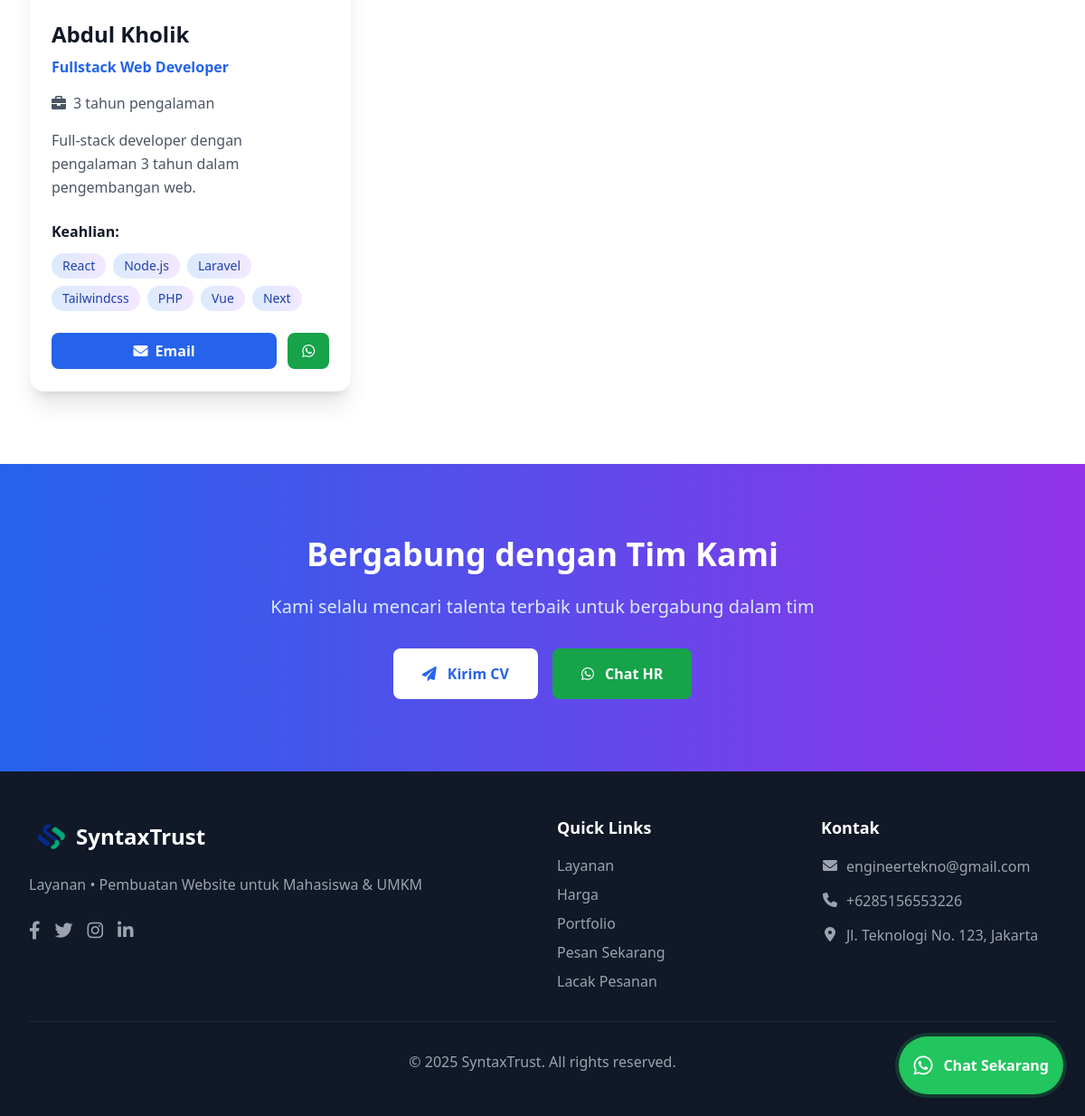
Page /public/team.php (lower part) on the earlier database version.
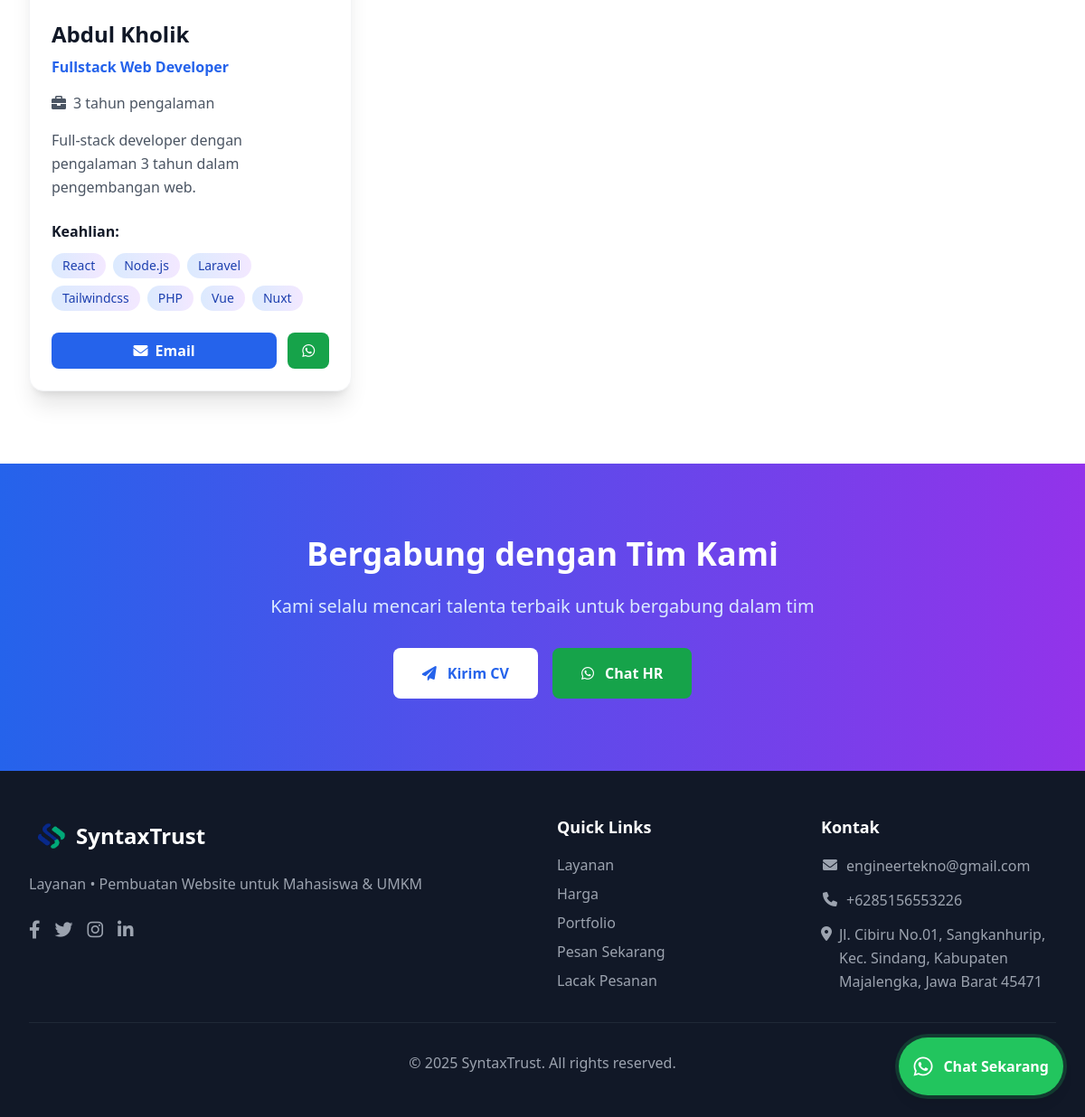
Same page on the later database version.
### tables this page shows
CREATE TABLE `team` (
  `id` int(11) NOT NULL,
  `name` varchar(100) NOT NULL,
  `position` varchar(100) NOT NULL,
  `bio` text DEFAULT NULL,
  `email` varchar(100) DEFAULT NULL,
  `phone` varchar(20) DEFAULT NULL,
  `profile_image` varchar(255) DEFAULT NULL,
  `social_links` longtext DEFAULT NULL CHECK (json_valid(`social_links`)),
  `skills` longtext DEFAULT NULL CHECK (json_valid(`skills`)),
  `experience_years` int(11) DEFAULT NULL,
  `is_active` tinyint(1) DEFAULT 1,
  `sort_order` int(11) DEFAULT 0,
  `created_at` timestamp NOT NULL DEFAULT current_timestamp(),
  `updated_at` timestamp NOT NULL DEFAULT current_timestamp() ON UPDATE current_timestamp()
);

CREATE TABLE `settings` (
  `id` int(11) NOT NULL,
  `setting_key` varchar(100) NOT NULL,
  `setting_value` text DEFAULT NULL,
  `setting_type` enum('text','number','boolean','json') DEFAULT 'text',
  `description` varchar(255) DEFAULT NULL,
  `is_public` tinyint(1) DEFAULT 1,
  `created_at` timestamp NOT NULL DEFAULT current_timestamp(),
  `updated_at` timestamp NOT NULL DEFAULT current_timestamp() ON UPDATE current_timestamp()
);

### public/includes/helpers.php (called while the page is built, shortened)
<?php
require_once __DIR__ . '/../../config/database.php';
if (!function_exists('getSetting')) {
    function getSetting($key, $default = '') {
        global $pdo;
        try {
            $stmt = $pdo->prepare("SELECT setting_value FROM settings WHERE setting_key = ? AND is_public = 1");
            $stmt->execute([$key]);
            $result = $stmt->fetch(PDO::FETCH_ASSOC);
            return $result ? $result['setting_value'] : $default;
        } catch (Exception $e) {
            return $default;
        }
    }
}
if (!function_exists('h')) {
    function h($string) {
        return htmlspecialchars((string)$string, ENT_QUOTES, 'UTF-8');
    }
}

### public/team.php (the view, shortened to what the changed rows need)
<?php
require_once __DIR__ . '/includes/layout.php';
try {
    $stmt = $pdo->prepare("SELECT * FROM team WHERE is_active = 1 ORDER BY sort_order ASC, created_at ASC");
    $stmt->execute();
    $team_members = $stmt->fetchAll(PDO::FETCH_ASSOC);
} catch (Exception $e) {
    $team_members = [];
}
$site_name = getSetting('site_name', 'SyntaxTrust');
$site_description = getSetting('site_description', 'Layanan Pembuatan Website untuk Mahasiswa & UMKM');
echo renderPageStart('Tim Kami - ' . $site_name, 'Kenali tim profesional kami - ' . $site_description, 'team.php');
?>
    <section class="py-20 bg-white">
        <div class="max-w-7xl mx-auto px-4 sm:px-6 lg:px-8">
            <div id="team-grid" class="grid grid-cols-1 md:grid-cols-2 lg:grid-cols-3 gap-8">
                <?php foreach ($team_members as $index => $member): ?>
                <div class="team-card bg-white rounded-2xl shadow-xl overflow-hidden border border-gray-100" style="animation: slideUp 0.6s ease-out <?= $index * 0.2 ?>s both;">
                    <div class="p-6">
                        <h3 class="text-2xl font-bold text-gray-900 mb-2"><?= h($member['name']) ?></h3>
                        <p class="text-blue-600 font-semibold mb-4"><?= h($member['position']) ?></p>
                        <?php if ($member['experience_years']): ?>
                        <div class="flex items-center mb-4 text-gray-600">
                            <i class="fas fa-briefcase mr-2"></i>
                            <span><?= $member['experience_years'] ?> tahun pengalaman</span>
                        </div>
                        <?php endif; ?>
                        <p class="text-gray-600 mb-6 leading-relaxed"><?= h($member['bio']) ?></p>
                        <?php if ($member['skills']): ?>
                        <div class="mb-6">
                            <h4 class="font-semibold text-gray-900 mb-3">Keahlian:</h4>
                            <div class="flex flex-wrap gap-2">
                                <?php
                                $skills = json_decode($member['skills'], true) ?: [];
                                foreach ($skills as $skill):
                                ?>
                                <span class="skill-tag bg-gradient-to-r from-blue-100 to-purple-100 text-blue-800 px-3 py-1 rounded-full text-sm font-medium">
                                    <?= h($skill) ?>
                                </span>
                                <?php endforeach; ?>
                            </div>
                        </div>
                        <?php endif; ?>
                        <div class="flex space-x-3">
                            <?php if ($member['email']): ?>
                            <a href="mailto:<?= h($member['email']) ?>" class="flex-1 bg-blue-600 text-white py-2 px-4 rounded-lg text-center font-semibold hover:bg-blue-700 transition-colors">
                                <i class="fas fa-envelope mr-2"></i>Email
                            </a>
                            <?php endif; ?>
                            <?php if ($member['phone']): ?>
                            <a href="https://wa.me/<?= str_replace(['+', '-', ' '], '', $member['phone']) ?>" target="_blank" class="bg-green-600 text-white py-2 px-4 rounded-lg font-semibold hover:bg-green-700 transition-colors">
                                <i class="fab fa-whatsapp"></i>
                            </a>
                            <?php endif; ?>
                        </div>
                    </div>
                </div>
                <?php endforeach; ?>
            </div>
        </div>
    </section>
    <section class="py-20 bg-gradient-to-r from-blue-600 to-purple-600 text-white">
        <div class="max-w-4xl mx-auto px-4 sm:px-6 lg:px-8 text-center">
            <h2 class="text-3xl md:text-4xl font-bold mb-6">Bergabung dengan Tim Kami</h2>
        </div>
    </section>
    <?php echo renderPageEnd(); ?>

### public/includes/shared-components.php (shortened to what the changed rows need)
    <?php
function renderFooter() {
    ?>
    <footer class="bg-gray-900 text-white py-12">
        <div class="max-w-7xl mx-auto px-4 sm:px-6 lg:px-8">
            <div class="grid grid-cols-1 md:grid-cols-4 gap-8">
                <div>
                    <ul class="space-y-3 text-gray-400">
                        <li class="flex items-start">
                            <i class="fas fa-map-marker-alt mt-1 w-5 text-center text-gray-400"></i>
                            <span class="ml-2 leading-relaxed break-words"><?= h(getSetting('address')) ?></span>
                        </li>
                    </ul>
                </div>
            </div>
        </div>
    </footer>
    <?php
    return ob_get_clean();
}
    ?>

Differences in the rows shown:
changed settings: setting_value "Jl. Teknologi No. 123, Jakarta" → "Jl. Cibiru No.01, Sangkanhurip, Kec. Sindang, Kabupaten Majalengka, Jawa Barat 45471"
Other differences:
new list line: "Nuxt"
list line gone: "Next"
